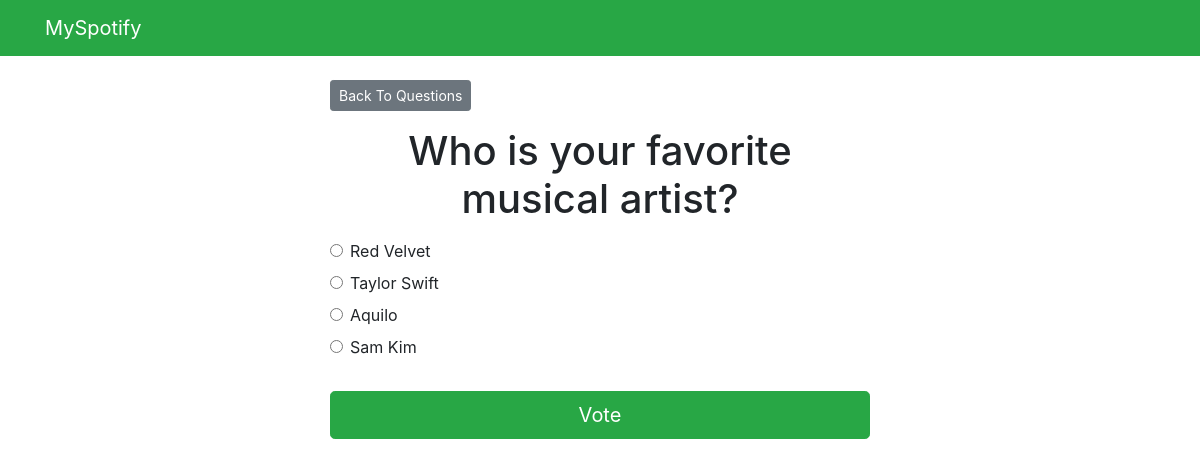
The app's page /discover/1/ with its own data.
### discover/models.py (models this page shows, shortened)
class Question(models.Model):
    question_text = models.CharField(max_length=200)
    pub_date = models.DateTimeField('date published')

class Choice(models.Model):
    question = models.ForeignKey(Question, on_delete=models.CASCADE)
    choice_text = models.CharField(max_length=200)
    votes = models.IntegerField(default=0)

### discover/views.py (the view)
# urls.py: path('<int:question_id>/', views.detail, name='detail'),
def detail(request, question_id):
    try:
        question = Question.objects.get(pk=question_id)
    except Question.DoesNotExist:
        raise Http404("Question does not exist")
    return render(request, 'discover/detail.html', {'question': question})

### templates/discover/detail.html (shortened to what this page needs)
{% extends 'base.html' %}
{% block content %}
<a class="btn btn-secondary btn-sm mb-3" href="{% url 'discover:index' %}">Back To Questions</a>
<h1 class="text-center mb-3">{{ question.question_text }}</h1>
<form action="{% url 'discover:vote' question.id %}" method="post">
	{% for choice in question.choice_set.all %}
		<div class="form-check">
			<input
				type="radio"
				name="choice"
				class="form-check-input"
				id="choice{{ forloop.counter }}"
				value="{{ choice.id }}"
			/>
			<label for="choice{{ forloop.counter }}">{{ choice.choice_text }}</label
			>
		</div>
	{% endfor %}
	<input type="submit" value="Vote" class="btn btn-success btn-lg btn-block mt-4" />
</form>
{% endblock %}

### records on screen
Question: question_text "Who is your favorite musical artist?"
Choice: choice_text "Red Velvet"
Choice: choice_text "Taylor Swift"
Choice: choice_text "Aquilo"
Choice: choice_text "Sam Kim"
